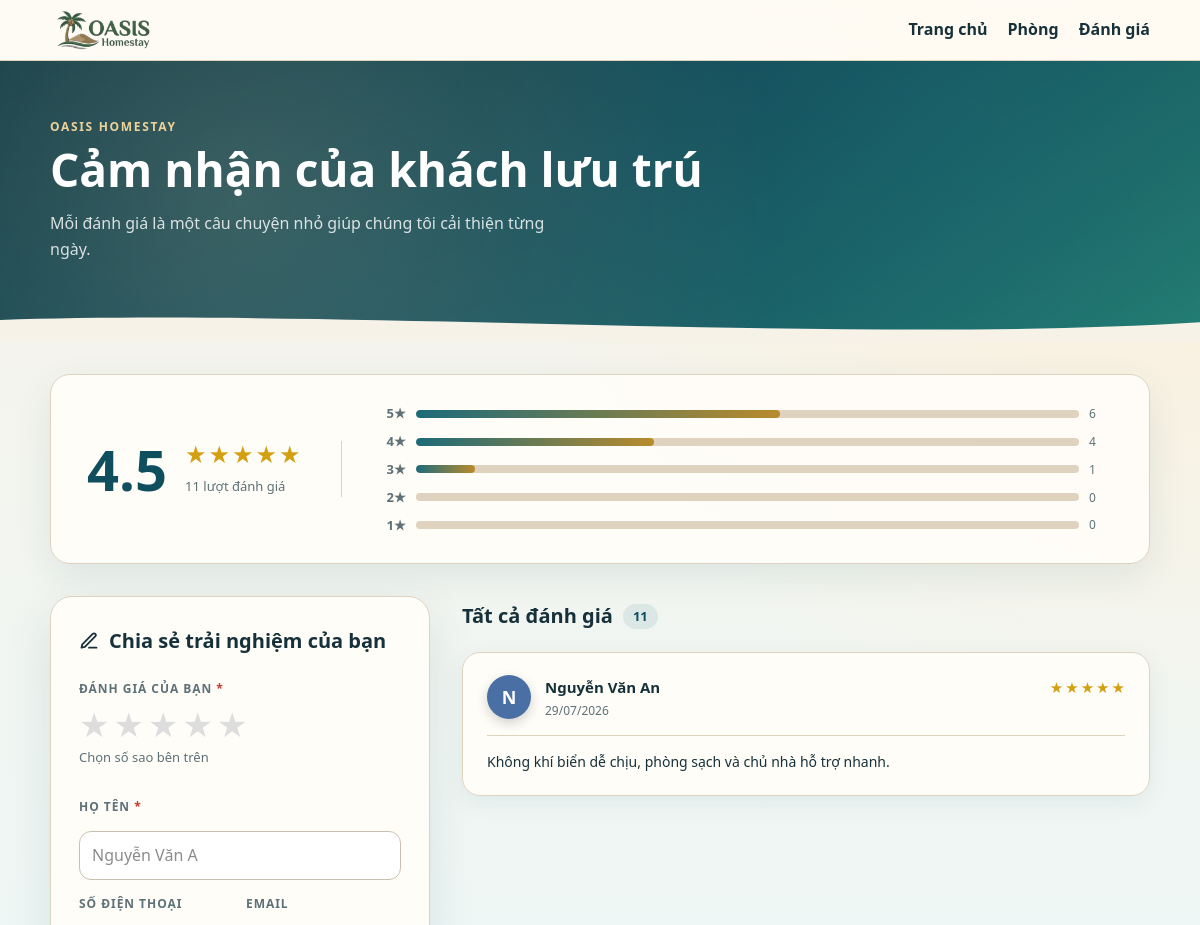
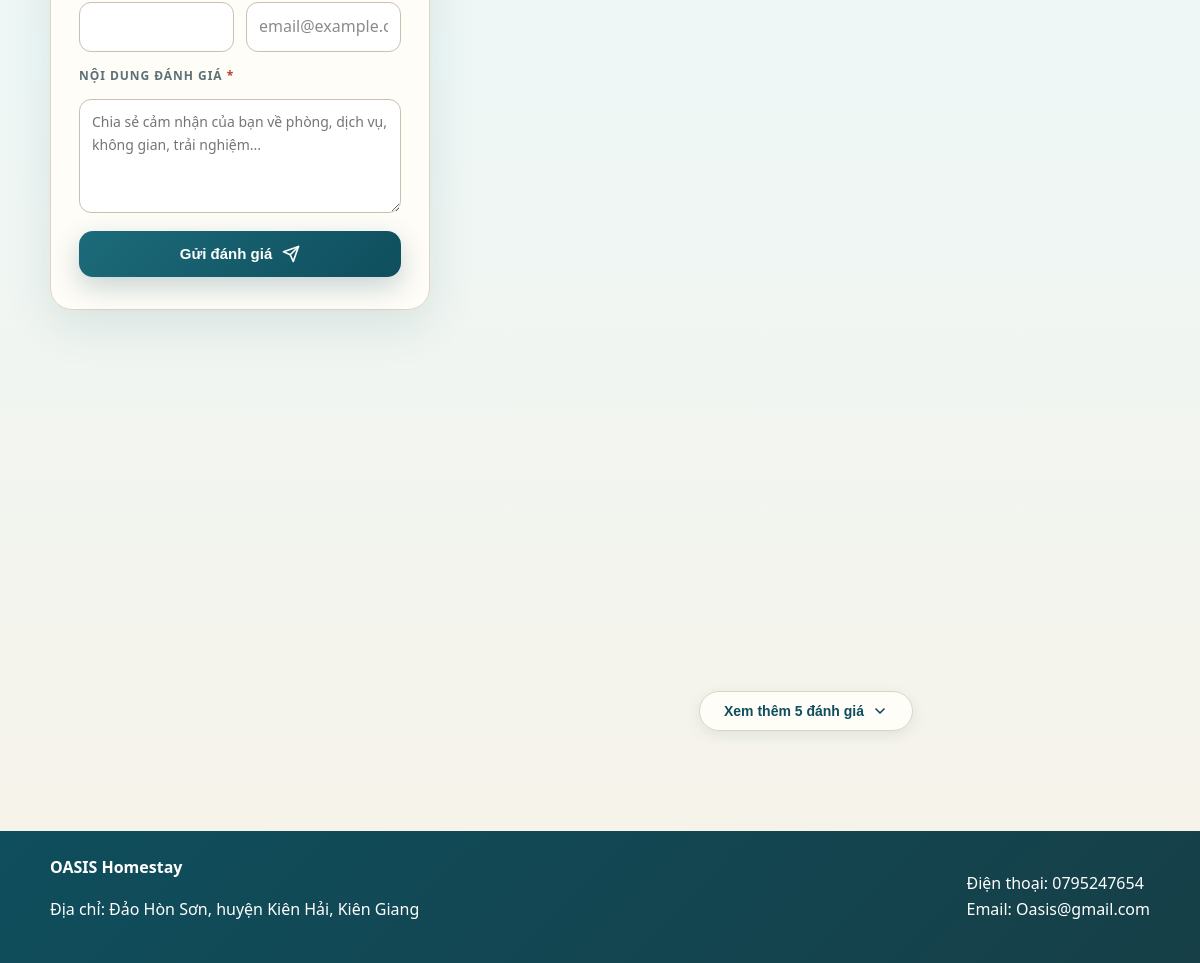
Page /feedback.php on the committed database (2 pictures, top to bottom).
### tables this page shows
CREATE TABLE danh_gia (
    id_danh_gia INT AUTO_INCREMENT PRIMARY KEY,
    ho_ten VARCHAR(100) NOT NULL,
    so_dien_thoai VARCHAR(20),
    email VARCHAR(100),
    so_sao TINYINT NOT NULL,
    noi_dung TEXT NOT NULL,
    ngay_tao TIMESTAMP DEFAULT CURRENT_TIMESTAMP
);

### feedback.php (the view, shortened to what this page needs)
<?php
include "includes/db.php";
$formSuccess = false;
$reviews    = [];
$avgRating  = 0;
$totalCount = 0;
$starCounts = [5 => 0, 4 => 0, 3 => 0, 2 => 0, 1 => 0];
if ($conn !== null) {
    $res = $conn->query(
        "SELECT * FROM danh_gia ORDER BY ngay_tao DESC"
    );
    if ($res) {
        while ($row = $res->fetch_assoc()) {
            $reviews[] = $row;
            $starCounts[(int)$row["so_sao"]]++;
        }
        $totalCount = count($reviews);
        if ($totalCount > 0) {
            $sum = 0;
            foreach ($reviews as $r) $sum += (int)$r["so_sao"];
            $avgRating = round($sum / $totalCount, 1);
        }
    }
}
function renderStars(int $count, bool $small = false): string {
    $cls = $small ? "star-sm" : "star-md";
    $out = '<span class="stars-display ' . $cls . '">';
    for ($i = 1; $i <= 5; $i++) {
        $out .= '<span class="star ' . ($i <= $count ? "star-on" : "star-off") . '">★</span>';
    }
    $out .= '</span>';
    return $out;
}
$avatarPalette = [
    "#1c6b7a","#0f4e5d","#b98b2d","#5d7177","#2e7d6e",
    "#7a5015","#4a6fa5","#6b5b95","#2d6a4f","#c77542"
];
function avatarColor(string $name, array $palette): string {
    $hash = 0;
    for ($i = 0; $i < strlen($name); $i++) $hash += ord($name[$i]);
    return $palette[$hash % count($palette)];
}
include "includes/header.php";
?>
<section class="rv-hero">
    <div class="rv-hero-inner">
        <p class="eyebrowlight">OASIS Homestay</p>
        <h1>Cảm nhận của khách lưu trú</h1>
        <p class="rv-hero-sub">
             Mỗi đánh giá là một câu chuyện nhỏ giúp chúng tôi cải thiện từng ngày.
        </p>
    </div>
    <div class="rv-wave" aria-hidden="true"></div>
</section>
<main>
    <?php if ($totalCount > 0): ?>
    <section class="rv-summary-band">
        <div class="rv-summary-left">
            <div class="rv-big-score"><?= number_format($avgRating, 1) ?></div>
            <div>
                <?= renderStars((int)round($avgRating)) ?>
                <p class="rv-total-label"><?= $totalCount ?> lượt đánh giá</p>
            </div>
        </div>
        <div class="rv-bars">
            <?php for ($s = 5; $s >= 1; $s--):
                $cnt  = $starCounts[$s];
                $pct  = $totalCount > 0 ? round(($cnt / $totalCount) * 100) : 0;
            ?>
            <div class="rv-bar-row">
                <span class="rv-bar-label"><?= $s ?>★</span>
                <div class="rv-bar-track">
                    <div class="rv-bar-fill" style="width:<?= $pct ?>%"></div>
                </div>
                <span class="rv-bar-count"><?= $cnt ?></span>
            </div>
            <?php endfor; ?>
        </div>
    </section>
    <?php endif; ?>
    <div class="rv-layout">
        <aside class="rv-form-col">
            <div class="rv-form-card">
                <h2 class="rv-form-title">
                    <svg width="20" height="20" viewBox="0 0 24 24" fill="none" stroke="currentColor" stroke-width="2.2" stroke-linecap="round" stroke-linejoin="round"><path d="M12 20h9"/><path d="M16.5 3.5a2.121 2.121 0 0 1 3 3L7 19l-4 1 1-4 12.5-12.5z"/></svg>
                    Chia sẻ trải nghiệm của bạn
                </h2>
                <form method="post" action="feedback.php#success-msg" class="rv-form" id="review-form">
                    <div class="rv-star-field">
                        <label class="rv-field-label">Đánh giá của bạn <span class="req">*</span></label>
                        <div class="rv-star-picker" id="star-picker">
                            <?php for ($i = 5; $i >= 1; $i--): ?>
                            <label for="star<?= $i ?>" title="<?= $i ?> sao">★</label>
                            <?php endfor; ?>
                        </div>
                        <span class="rv-star-hint" id="star-hint">Chọn số sao bên trên</span>
                    </div>
                    <div class="rv-field-group">
                        <label class="rv-field-label" for="ho_ten">Họ tên <span class="req">*</span></label>
                        <input id="ho_ten" type="text" name="ho_ten" placeholder="Nguyễn Văn A"
                            value="<?= !$formSuccess ? htmlspecialchars($_POST["ho_ten"] ?? "") : "" ?>"
                            autocomplete="name" required>
                    </div>
                    <div class="rv-field-row">
                        <div class="rv-field-group">
                            <label class="rv-field-label" for="so_dien_thoai">Số điện thoại</label>
                            <input id="so_dien_thoai" type="tel" name="so_dien_thoai"
                                value="<?= !$formSuccess ? htmlspecialchars($_POST["so_dien_thoai"] ?? "") : "" ?>"
                                autocomplete="tel">
                        </div>
                        <div class="rv-field-group">
                            <label class="rv-field-label" for="email">Email</label>
                            <input id="email" type="email" name="email" placeholder="email@example.com"
                                value="<?= !$formSuccess ? htmlspecialchars($_POST["email"] ?? "") : "" ?>"
                                autocomplete="email">
                        </div>
                    </div>
                    <div class="rv-field-group">
                        <label class="rv-field-label" for="noi_dung">Nội dung đánh giá <span class="req">*</span></label>
                        <textarea id="noi_dung" name="noi_dung" class="rv-textarea"
                            placeholder="Chia sẻ cảm nhận của bạn về phòng, dịch vụ, không gian, trải nghiệm..." rows="4"
                            required><?php if (!$formSuccess && isset($_POST['noi_dung'])) { echo htmlspecialchars($_POST['noi_dung']); } ?></textarea>
                    </div>
                    <button type="submit" class="rv-submit-btn" id="submit-btn">
                        <span>Gửi đánh giá</span>
                        <svg width="18" height="18" viewBox="0 0 24 24" fill="none" stroke="currentColor" stroke-width="2.2" stroke-linecap="round" stroke-linejoin="round"><path d="M22 2 11 13"/><path d="M22 2 15 22 11 13 2 9l20-7z"/></svg>
                    </button>
                </form>
            </div>
        </aside>
        <section class="rv-list-col">
            <div class="rv-list-header">
                <h2 class="rv-list-title">
                    Tất cả đánh giá
                    <?php if ($totalCount > 0): ?>
                    <span class="rv-count-badge"><?= $totalCount ?></span>
                    <?php endif; ?>
                </h2>
            </div>
            <?php if (empty($reviews)): ?>
            <div class="rv-empty">
                <div class="rv-empty-icon">
                    <svg width="48" height="48" viewBox="0 0 24 24" fill="none" stroke="currentColor" stroke-width="1.5" stroke-linecap="round" stroke-linejoin="round" style="opacity:.35"><path d="M21 15a2 2 0 0 1-2 2H7l-4 4V5a2 2 0 0 1 2-2h14a2 2 0 0 1 2 2z"/></svg>
                </div>
                <h3>Chưa có đánh giá nào</h3>
                <p>Hãy là người đầu tiên chia sẻ cảm nhận về OASIS!</p>
            </div>
            <?php else: ?>
            <div class="rv-cards" id="rv-cards">
                <?php foreach ($reviews as $idx => $r):
                    $initial = mb_strtoupper(mb_substr(trim($r["ho_ten"]), 0, 1, "UTF-8"), "UTF-8");
                    $bgColor = avatarColor($r["ho_ten"], $avatarPalette);
                    $dateStr = date("d/m/Y", strtotime($r["ngay_tao"]));
                    $hidden  = $idx >= 6;
                ?>
                <div class="rv-card <?= $hidden ? "rv-card-hidden" : "" ?>"
                     data-index="<?= $idx ?>">
                    <div class="rv-card-header">
                        <div class="rv-avatar" style="background:<?= $bgColor ?>">
                            <?= htmlspecialchars($initial) ?>
                        </div>
                        <div class="rv-card-meta">
                            <strong class="rv-card-name"><?= htmlspecialchars($r["ho_ten"]) ?></strong>
                            <span class="rv-card-date"><?= $dateStr ?></span>
                        </div>
                        <div class="rv-card-stars">
                            <?= renderStars((int)$r["so_sao"], true) ?>
                        </div>
                    </div>
                    <p class="rv-card-body"><?= nl2br(htmlspecialchars($r["noi_dung"])) ?></p>
                </div>
                <?php endforeach; ?>
            </div>
            <?php if ($totalCount > 6): ?>
            <div class="rv-load-more-wrap">
                <button class="rv-load-more-btn" id="load-more-btn"
                        onclick="loadMoreReviews()">
                    Xem thêm <?= $totalCount - 6 ?> đánh giá
                    <svg width="16" height="16" viewBox="0 0 24 24" fill="none" stroke="currentColor" stroke-width="2.5" stroke-linecap="round" stroke-linejoin="round"><path d="M6 9l6 6 6-6"/></svg>
                </button>
            </div>
            <?php endif; ?>
            <?php endif; ?>
        </section>
    </div>
</main>
<?php include "includes/footer.php"; ?>

### rows in the picture
danh_gia: ho_ten "N", ho_ten "Nguyễn Văn An", ngay_tao "29/07/2026", noi_dung "Không khí biển dễ chịu, phòng sạch và chủ nhà hỗ trợ nhanh."

### other values in the picture
$item['label'] "Trang chủ"
$item['label'] "Phòng"
$item['label'] "Đánh giá"
$avgRating "4.5"
$totalCount "11"
$cnt "6"
$cnt "4"
$cnt "1"
$cnt "0"
$totalCount - 6 "5"
